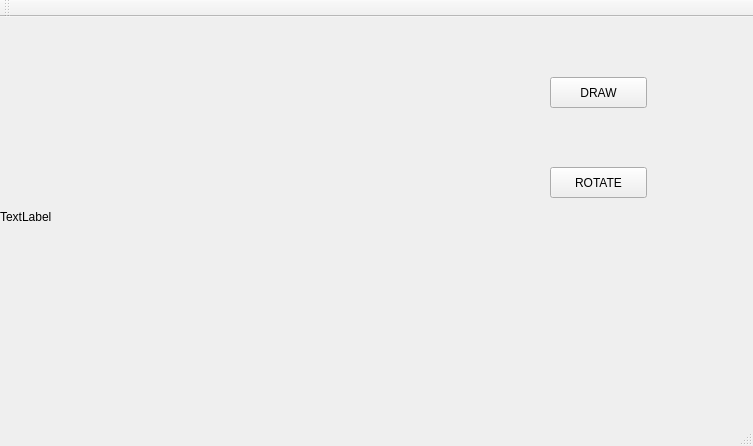
<?xml version="1.0" encoding="UTF-8"?>
<ui version="4.0">
 <class>MainWindow</class>
 <widget class="QMainWindow" name="MainWindow">
  <property name="geometry">
   <rect>
    <x>0</x>
    <y>0</y>
    <width>753</width>
    <height>446</height>
   </rect>
  </property>
  <property name="windowTitle">
   <string>MainWindow</string>
  </property>
  <widget class="QWidget" name="centralWidget">
   <widget class="QLabel" name="label">
    <property name="geometry">
     <rect>
      <x>0</x>
      <y>0</y>
      <width>400</width>
      <height>400</height>
     </rect>
    </property>
    <property name="text">
     <string>TextLabel</string>
    </property>
   </widget>
   <widget class="QPushButton" name="pushButton">
    <property name="geometry">
     <rect>
      <x>550</x>
      <y>60</y>
      <width>97</width>
      <height>31</height>
     </rect>
    </property>
    <property name="text">
     <string>DRAW</string>
    </property>
   </widget>
   <widget class="QPushButton" name="pushButton_2">
    <property name="geometry">
     <rect>
      <x>550</x>
      <y>150</y>
      <width>97</width>
      <height>31</height>
     </rect>
    </property>
    <property name="text">
     <string>ROTATE</string>
    </property>
   </widget>
  </widget>
  <widget class="QMenuBar" name="menuBar">
   <property name="geometry">
    <rect>
     <x>0</x>
     <y>0</y>
     <width>753</width>
     <height>27</height>
    </rect>
   </property>
  </widget>
  <widget class="QToolBar" name="mainToolBar">
   <attribute name="toolBarArea">
    <enum>TopToolBarArea</enum>
   </attribute>
   <attribute name="toolBarBreak">
    <bool>false</bool>
   </attribute>
  </widget>
  <widget class="QStatusBar" name="statusBar"/>
 </widget>
 <layoutdefault spacing="6" margin="11"/>
 <resources/>
 <connections/>
</ui>
